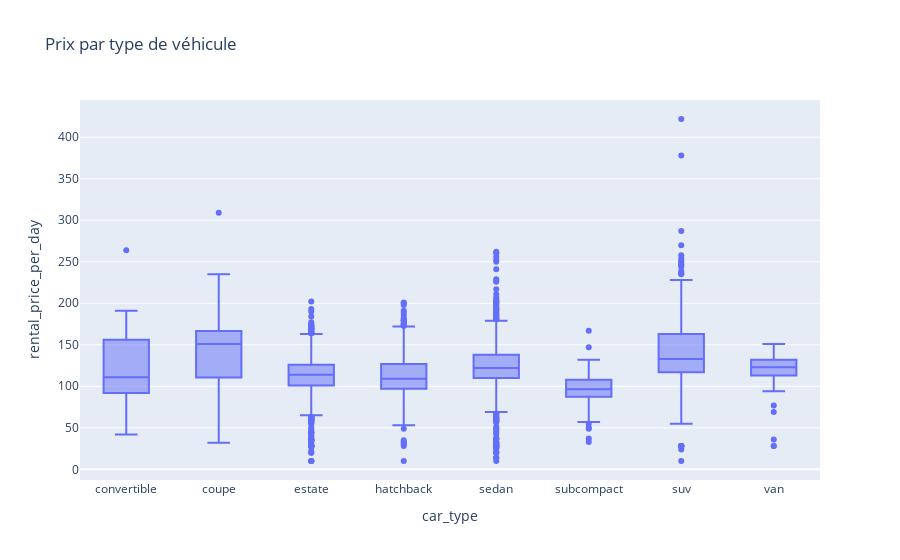

Notebook code for this chart:
### Code cell
fig = px.box(df_pricing, x="car_type", y="rental_price_per_day",
             title="Prix par type de véhicule")
fig.show()

### Figure 1 — Plotly figure (JSON) as saved in the notebook; plotly's stock layout.template omitted (floating-point values rounded to 4 significant figures; data arrays with more than 128 entries replaced by an {"elided": "..."} marker saying what was removed)
{"data": [{"alignmentgroup": "True", "hovertemplate": "car_type=%{x}<br>rental_price_per_day=%{y}<extra></extra>", "legendgroup": "", "marker": {"color": "#636efa"}, "name": "", "notched": false, "offsetgroup": "", "orientation": "v", "showlegend": false, "type": "box", "x": {"elided": "4840 str values"}, "x0": " ", "xaxis": "x", "y": {"elided": "4840 int values"}, "y0": " ", "yaxis": "y"}], "layout": {"boxmode": "group", "legend": {"tracegroupgap": 0}, "title": {"text": "Prix par type de véhicule"}, "xaxis": {"anchor": "y", "domain": [0, 1], "title": {"text": "car_type"}}, "yaxis": {"anchor": "x", "domain": [0, 1], "title": {"text": "rental_price_per_day"}}}}
